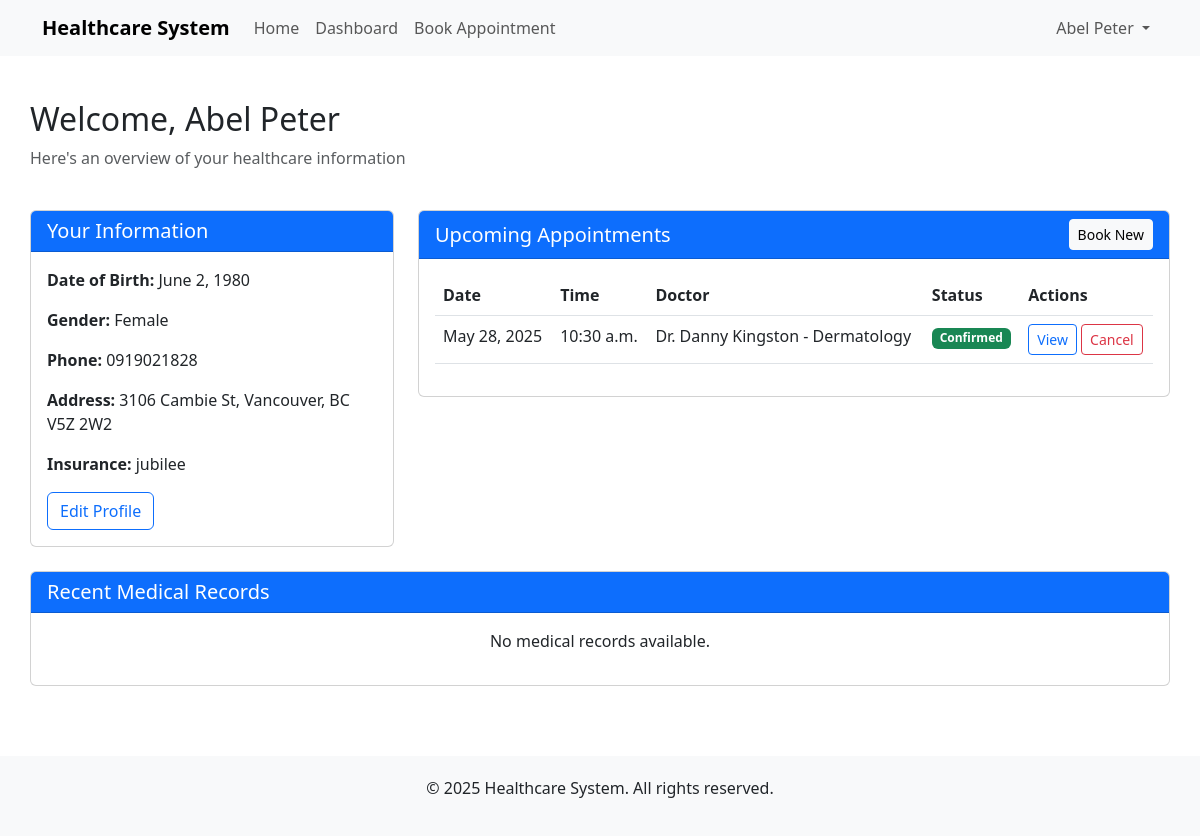
The app's page /dashboard/ (signed in), older data.
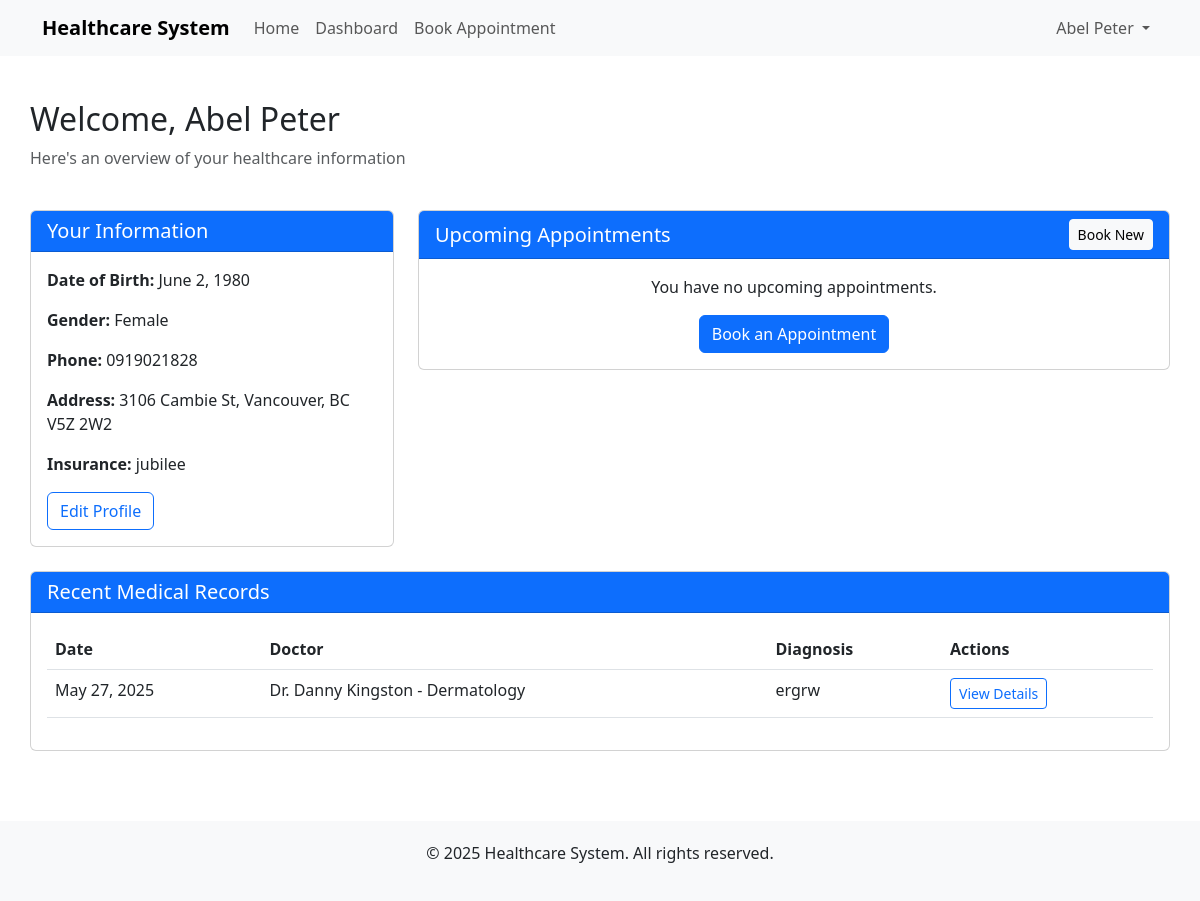
The same page, newer data.
### patients/models.py (models this page shows, shortened)
class Patient(models.Model):
    GENDER_CHOICES = [
        ('M', 'Male'),
        ('F', 'Female'),
        ('O', 'Other'),
    ]
    user = models.OneToOneField(User, on_delete=models.CASCADE)
    date_of_birth = models.DateField(null=True, blank=True)
    gender = models.CharField(max_length=1, choices=GENDER_CHOICES)
    phone_regex = RegexValidator(regex=r'^\+?1?\d{9,15}$')
    phone_number = models.CharField(validators=[phone_regex], max_length=17)
    address = models.TextField()
    emergency_contact_name = models.CharField(max_length=100)
    emergency_contact_phone = models.CharField(validators=[phone_regex], max_length=17)
    insurance_provider = models.CharField(max_length=100)
    insurance_policy_number = models.CharField(max_length=50)
    created_at = models.DateTimeField(auto_now_add=True)
    updated_at = models.DateTimeField(auto_now=True)
    class Meta:
        ordering = ['user__last_name', 'user__first_name']

class MedicalRecord(models.Model):
    patient = models.ForeignKey(Patient, on_delete=models.CASCADE, related_name='medical_records')
    doctor = models.ForeignKey('doctors.Doctor', on_delete=models.CASCADE)
    appointment = models.ForeignKey('appointments.Appointment', on_delete=models.CASCADE, null=True, blank=True)
    diagnosis = models.TextField()
    treatment = models.TextField()
    medications = models.TextField(blank=True)
    notes = models.TextField(blank=True)
    created_at = models.DateTimeField(auto_now_add=True)
    class Meta:
        ordering = ['-created_at']

### appointments/models.py (models this page shows, shortened)
class Appointment(models.Model):
    STATUS_CHOICES = [
        ('SCHEDULED', 'Scheduled'),
        ('CONFIRMED', 'Confirmed'),
        ('COMPLETED', 'Completed'),
        ('CANCELLED', 'Cancelled'),
        ('NO_SHOW', 'No Show'),
    ]
    patient = models.ForeignKey(Patient, on_delete=models.CASCADE, related_name='appointments')
    doctor = models.ForeignKey(Doctor, on_delete=models.CASCADE, related_name='appointments')
    appointment_date = models.DateField()
    appointment_time = models.TimeField()
    status = models.CharField(max_length=10, choices=STATUS_CHOICES, default='SCHEDULED')
    reason = models.TextField()
    notes = models.TextField(blank=True)
    created_at = models.DateTimeField(auto_now_add=True)
    updated_at = models.DateTimeField(auto_now=True)
    class Meta:
        unique_together = ['doctor', 'appointment_date', 'appointment_time']
        ordering = ['appointment_date', 'appointment_time']

### doctors/models.py (models this page shows)
class Doctor(models.Model):
    SPECIALIZATIONS = [
        ('CARDIO', 'Cardiology'),
        ('DERMA', 'Dermatology'),
        ('NEURO', 'Neurology'),
        ('ORTHO', 'Orthopedics'),
        ('PEDIA', 'Pediatrics'),
        ('RADIO', 'Radiology'),
        ('GENERAL', 'General Practice'),
    ]
    user = models.OneToOneField(User, on_delete=models.CASCADE)
    specialization = models.CharField(max_length=10, choices=SPECIALIZATIONS)
    license_number = models.CharField(max_length=50, unique=True)
    phone_regex = RegexValidator(regex=r'^\+?1?\d{9,15}$')
    phone_number = models.CharField(validators=[phone_regex], max_length=17)
    years_of_experience = models.PositiveIntegerField(default=1)
    consultation_fee = models.DecimalField(max_digits=8, decimal_places=2, default=0)
    bio = models.TextField(blank=True)
    created_at = models.DateTimeField(auto_now_add=True)
    updated_at = models.DateTimeField(auto_now=True)
    def __str__(self):
        return f"Dr. {self.user.first_name} {self.user.last_name} - {self.get_specialization_display()}"
    class Meta:
        ordering = ['user__last_name', 'user__first_name']

### patients/views.py (the view)
# urls.py: path('dashboard/', views.dashboard, name='patient_dashboard'),
@login_required
def dashboard(request):
    try:
        patient = request.user.patient
    except Patient.DoesNotExist:
        messages.error(request, "You don't have a patient profile.")
        return redirect('home')
    upcoming_appointments = Appointment.objects.filter(
        patient=patient,
        appointment_date__gte=timezone.now().date(),
        status__in=['SCHEDULED', 'CONFIRMED']
    ).order_by('appointment_date', 'appointment_time')[:5]
    medical_records = MedicalRecord.objects.filter(
        patient=patient
    ).order_by('-created_at')[:5]
    context = {
        'patient': patient,
        'upcoming_appointments': upcoming_appointments,
        'medical_records': medical_records,
    }
    return render(request, 'patients/dashboard.html', context)

### templates/patients/dashboard.html (shortened to what this page needs)
{% extends 'base.html' %}
{% block content %}
<div class="row mt-4">
    <div class="col-md-12">
        <h2>Welcome, {{ user.get_full_name|default:user.username }}</h2>
        <p class="text-muted">Here's an overview of your healthcare information</p>
    </div>
</div>
<div class="row mt-4">
    <div class="col-md-4">
        <div class="card mb-4">
            <div class="card-header bg-primary text-white">
                <h5 class="card-title mb-0">Your Information</h5>
            </div>
            <div class="card-body">
                <p><strong>Date of Birth:</strong> {{ patient.date_of_birth }}</p>
                <p><strong>Gender:</strong> {{ patient.get_gender_display }}</p>
                <p><strong>Phone:</strong> {{ patient.phone_number }}</p>
                <p><strong>Address:</strong> {{ patient.address }}</p>
                <p><strong>Insurance:</strong> {{ patient.insurance_provider }}</p>
                <a href="{% url 'patient_profile' %}" class="btn btn-outline-primary">Edit Profile</a>
            </div>
        </div>
    </div>
    <div class="col-md-8">
        <div class="card mb-4">
            <div class="card-header bg-primary text-white d-flex justify-content-between align-items-center">
                <h5 class="card-title mb-0">Upcoming Appointments</h5>
                <a href="{% url 'book_appointment' %}" class="btn btn-sm btn-light">Book New</a>
            </div>
            <div class="card-body">
                {% if upcoming_appointments %}
                    <div class="table-responsive">
                        <table class="table table-hover">
                            <thead>
                                <tr>
                                    <th>Date</th>
                                    <th>Time</th>
                                    <th>Doctor</th>
                                    <th>Status</th>
                                    <th>Actions</th>
                                </tr>
                            </thead>
                            <tbody>
                                {% for appointment in upcoming_appointments %}
                                <tr>
                                    <td>{{ appointment.appointment_date }}</td>
                                    <td>{{ appointment.appointment_time }}</td>
                                    <td>{{ appointment.doctor }}</td>
                                    <td>
                                        <span class="badge {% if appointment.status == 'CONFIRMED' %}bg-success{% elif appointment.status == 'SCHEDULED' %}bg-warning{% else %}bg-secondary{% endif %}">
                                            {{ appointment.get_status_display }}
                                        </span>
                                    </td>
                                    <td>
                                        <a href="{% url 'appointment_detail' appointment.id %}" class="btn btn-sm btn-outline-primary">View</a>
                                        {% if appointment.status == 'SCHEDULED' or appointment.status == 'CONFIRMED' %}
                                        <a href="{% url 'cancel_appointment' appointment.id %}" class="btn btn-sm btn-outline-danger">Cancel</a>
                                        {% endif %}
                                    </td>
                                </tr>
                                {% endfor %}
                            </tbody>
                        </table>
                    </div>
                {% else %}
                    <p class="text-center">You have no upcoming appointments.</p>
                    <div class="text-center">
                        <a href="{% url 'book_appointment' %}" class="btn btn-primary">Book an Appointment</a>
                    </div>
                {% endif %}
            </div>
        </div>
    </div>
</div>
<div class="row">
    <div class="col-md-12">
        <div class="card">
            <div class="card-header bg-primary text-white">
                <h5 class="card-title mb-0">Recent Medical Records</h5>
            </div>
            <div class="card-body">
                {% if medical_records %}
                    <div class="table-responsive">
                        <table class="table table-hover">
                            <thead>
                                <tr>
                                    <th>Date</th>
                                    <th>Doctor</th>
                                    <th>Diagnosis</th>
                                    <th>Actions</th>
                                </tr>
                            </thead>
                            <tbody>
                                {% for record in medical_records %}
                                <tr>
                                    <td>{{ record.created_at|date:"M d, Y" }}</td>
                                    <td>{{ record.doctor }}</td>
                                    <td>{{ record.diagnosis|truncatechars:50 }}</td>
                                    <td>
                                        <a href="{% url 'home' %}" class="btn btn-sm btn-outline-primary">View Details</a>
                                    </td>
                                </tr>
                                {% endfor %}
                            </tbody>
                        </table>
                    </div>
                {% else %}
                    <p class="text-center">No medical records available.</p>
                {% endif %}
            </div>
        </div>
    </div>
</div>
{% endblock %}

### templates/base.html (shortened to what this page needs)
<!DOCTYPE html>
<html lang="en">
<head>
    <link href="https://cdn.jsdelivr.net/npm/bootstrap@5.3.0/dist/css/bootstrap.min.css" rel="stylesheet">
</head>
<body>
    <nav class="navbar navbar-expand-lg navbar-light bg-light">
        <div class="container">
            <a class="navbar-brand" href="/">Healthcare System</a>
            <div class="collapse navbar-collapse" id="navbarNav">
                <ul class="navbar-nav me-auto">
                    <li class="nav-item">
                        <a class="nav-link" href="/">Home</a>
                    </li>
                    {% if user.is_authenticated %}
                        {% if user.patient %}
                            <li class="nav-item">
                                <a class="nav-link" href="{% url 'patient_dashboard' %}">Dashboard</a>
                            </li>
                            <li class="nav-item">
                                <a class="nav-link" href="{% url 'book_appointment' %}">Book Appointment</a>
                            </li>
                        {% endif %}
                    {% endif %}
                </ul>
                <ul class="navbar-nav">
                    {% if user.is_authenticated %}
                        <li class="nav-item dropdown">
                            <a class="nav-link dropdown-toggle" href="#" id="navbarDropdown" role="button" data-bs-toggle="dropdown">
                                {{ user.get_full_name|default:user.username }}
                            </a>
                        </li>
                        {% else %}
                        <li class="nav-item">
                            <a class="nav-link" href="/login/">Login</a>
                        </li>
                    {% endif %}
                </ul>
            </div>
        </div>
    </nav>
    <div class="container content">
        {% block content %}{% endblock %}
    </div>
    <footer class="footer">
        <div class="container">
            <p>&copy; {% now "Y" %} Healthcare System. All rights reserved.</p>
        </div>
    </footer>
</body>
</html>

### templates/base.html (style rules this page uses)
.navbar-brand { font-weight: bold; }
.footer { margin-top: 50px; padding: 20px 0; background-color: #f8f9fa; text-align: center; }
.content { min-height: calc(100vh - 180px); padding: 20px 0; }

Row changes from the older to the newer data that the page shows:
no longer on this page (row edited): Appointment: appointment_date "May 28, 2025", appointment_time "10:30 a.m.", doctor "Dr. Danny Kingston - Dermatology", status "Confirmed", shows "Cancel"
added MedicalRecord: created_at "May 27, 2025", doctor "Dr. Danny Kingston - Dermatology", diagnosis "ergrw"
Text that changed along with them:
text no longer shown: "Time Status No medical records available."
text now shown: "You have no upcoming appointments. Book an Appointment Diagnosis"
